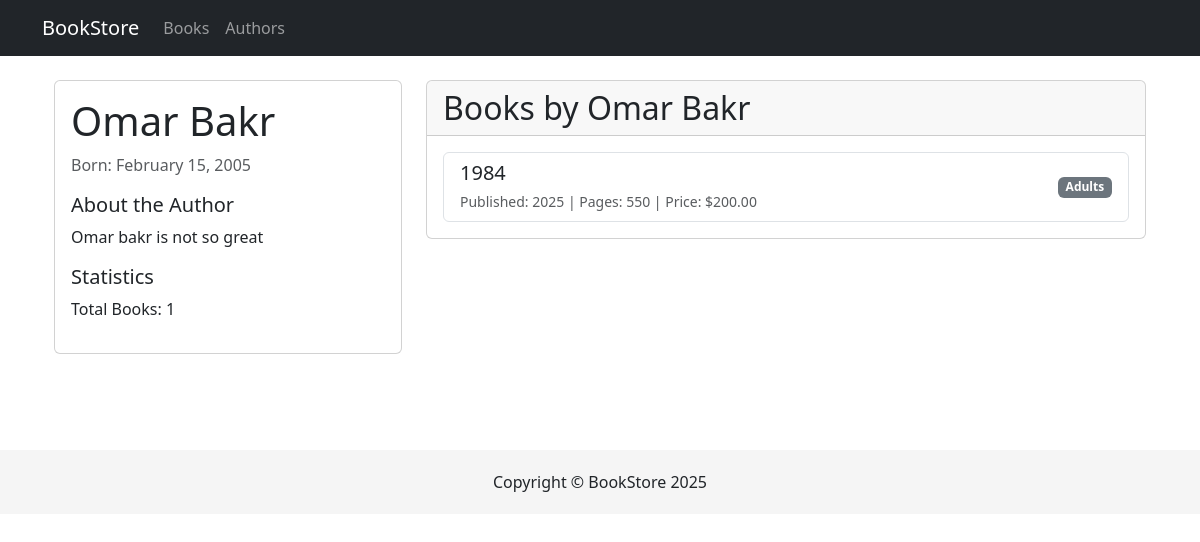
The page /authors/2/ on the database its author committed.
### bookstore/models.py (models this page shows, shortened)
class Author(models.Model):
    name = models.CharField(max_length=100, unique=True)
    bio = models.TextField(blank=True, null=True)
    birth_date = models.DateField(blank=True, null=True)
    @property
    def book_count(self):
        return self.books.count()

class Book(models.Model):
    title = models.CharField(max_length=200)
    author = models.ForeignKey(
        Author,
        on_delete=models.CASCADE,
        related_name='books',  # This enables author.books.all()
    )
    description = models.TextField(
        blank=True,
        null=True,
        help_text="Detailed description of the book"
    )
    published_date = models.DateField(null=True, blank=True)
    added_to_website = models.DateField(null=True, blank=True)
    isbn = models.CharField(max_length=13, unique=True, blank=True, null=True)
    page_count = models.IntegerField(null=True, blank=True)
    language = models.CharField(max_length=20, default='English')
    cover_image = models.ImageField(
        null=True,
        blank=True,
        help_text="Upload book cover image"
    )
    AGE_GROUP_CHOICES = [
        ('under_8', 'Under 8'),
        ('8_15', '8-15'),
        ('adults', 'Adults'),
    ]
    price = models.DecimalField(max_digits=6, decimal_places=2, default=0.00)
    age_group = models.CharField(
        max_length=10,
        choices=AGE_GROUP_CHOICES,
        default='adults'
    )
    def get_absolute_url(self):
        return reverse('book_detail', kwargs={'pk': self.pk})

### bookstore/views.py (the view)
# urls.py: path('authors/<int:pk>/', views.author_detail, name='author_detail'),
def author_detail(request, pk):
    author = get_object_or_404(Author, pk=pk)
    books = author.books.all()
    return render(request, 'bookstore/author_detail.html', {
        'author': author,
        'books': books
    })

### bookstore/templates/bookstore/author_detail.html
{% extends 'base.html' %}
{% block content %}
<div class="container py-4">
    <div class="row">
        <div class="col-md-4 mb-4">
            <div class="card">
                <div class="card-body">
                    <h1 class="card-title">{{ author.name }}</h1>
                    {% if author.birth_date %}
                    <p class="text-muted">
                        Born: {{ author.birth_date|date:"F j, Y" }}
                    </p>
                    {% endif %}
                    {% if author.bio %}
                    <div class="mt-3">
                        <h5>About the Author</h5>
                        <p>{{ author.bio }}</p>
                    </div>
                    {% endif %}
                    <div class="mt-3">
                        <h5>Statistics</h5>
                        <p>Total Books: {{ author.book_count }}</p>
                    </div>
                </div>
            </div>
        </div>
        <div class="col-md-8">
            <div class="card">
                <div class="card-header">
                    <h2 class="mb-0">Books by {{ author.name }}</h2>
                </div>
                <div class="card-body">
                    {% if books %}
                    <div class="list-group">
                        {% for book in books %}
                        <a href="{{ book.get_absolute_url }}" class="list-group-item list-group-item-action">
                            <div class="d-flex justify-content-between align-items-center">
                                <div>
                                    <h5 class="mb-1">{{ book.title }}</h5>
                                    <small class="text-muted">
                                        Published: {{ book.published_date|date:"Y" }} |
                                        Pages: {{ book.page_count }} |
                                        Price: ${{ book.price }}
                                    </small>
                                </div>
                                <span class="badge
                                    {% if book.age_group == 'under_8' %}bg-primary
                                    {% elif book.age_group == '8_15' %}bg-info
                                    {% else %}bg-secondary
                                    {% endif %}">
                                    {{ book.get_age_group_display }}
                                </span>
                            </div>
                        </a>
                        {% endfor %}
                    </div>
                    {% else %}
                    <div class="alert alert-info">
                        No books found for this author.
                    </div>
                    {% endif %}
                </div>
            </div>
        </div>
    </div>
</div>
{% endblock %}

### templates/base.html (style rules this page uses)
body { padding-top: 56px; }

### rows shown on the page
Author: name "Omar Bakr", birth_date "February 15, 2005", bio "Omar bakr is not so great", book_count "1"
Book: title "1984", published_date "2025", page_count "550", price "200.00", age_group "Adults"
